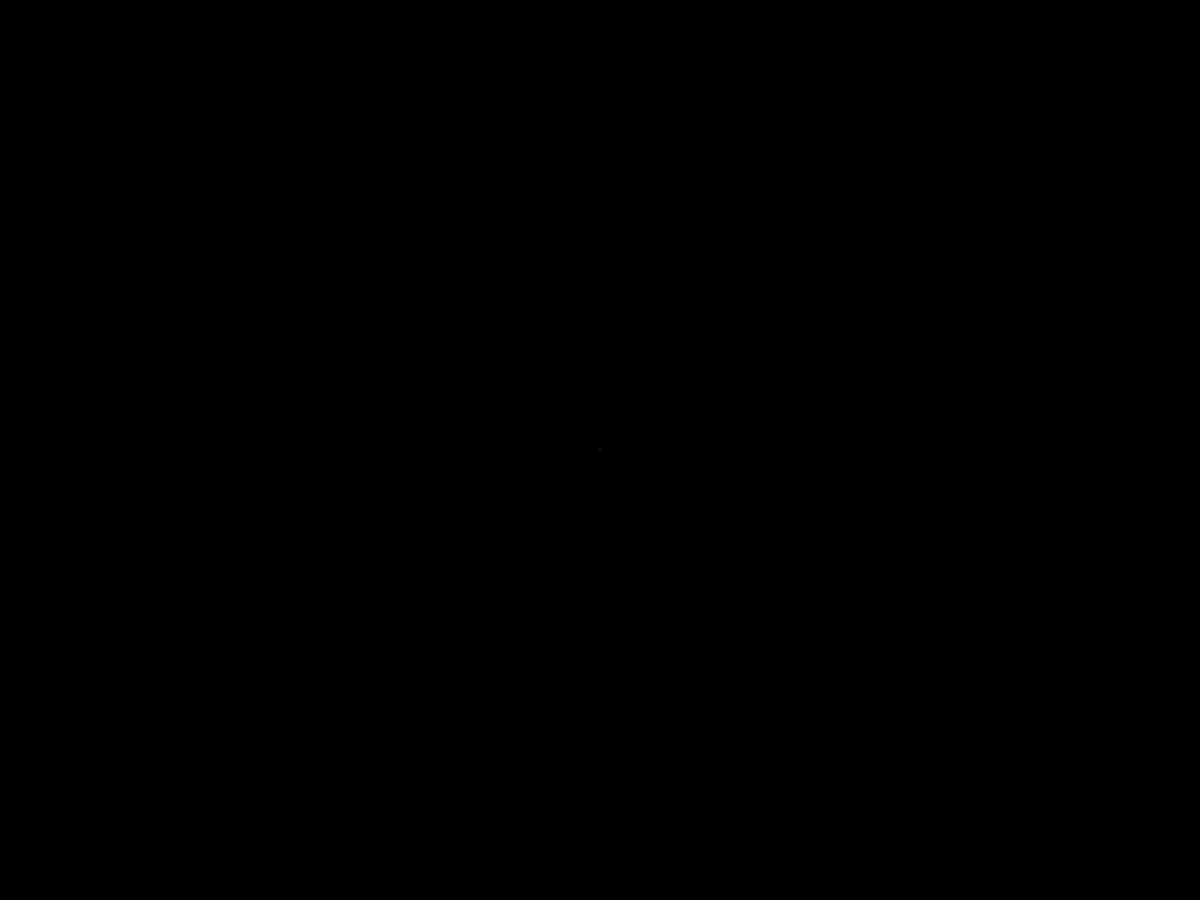
Frame 1 (no input)
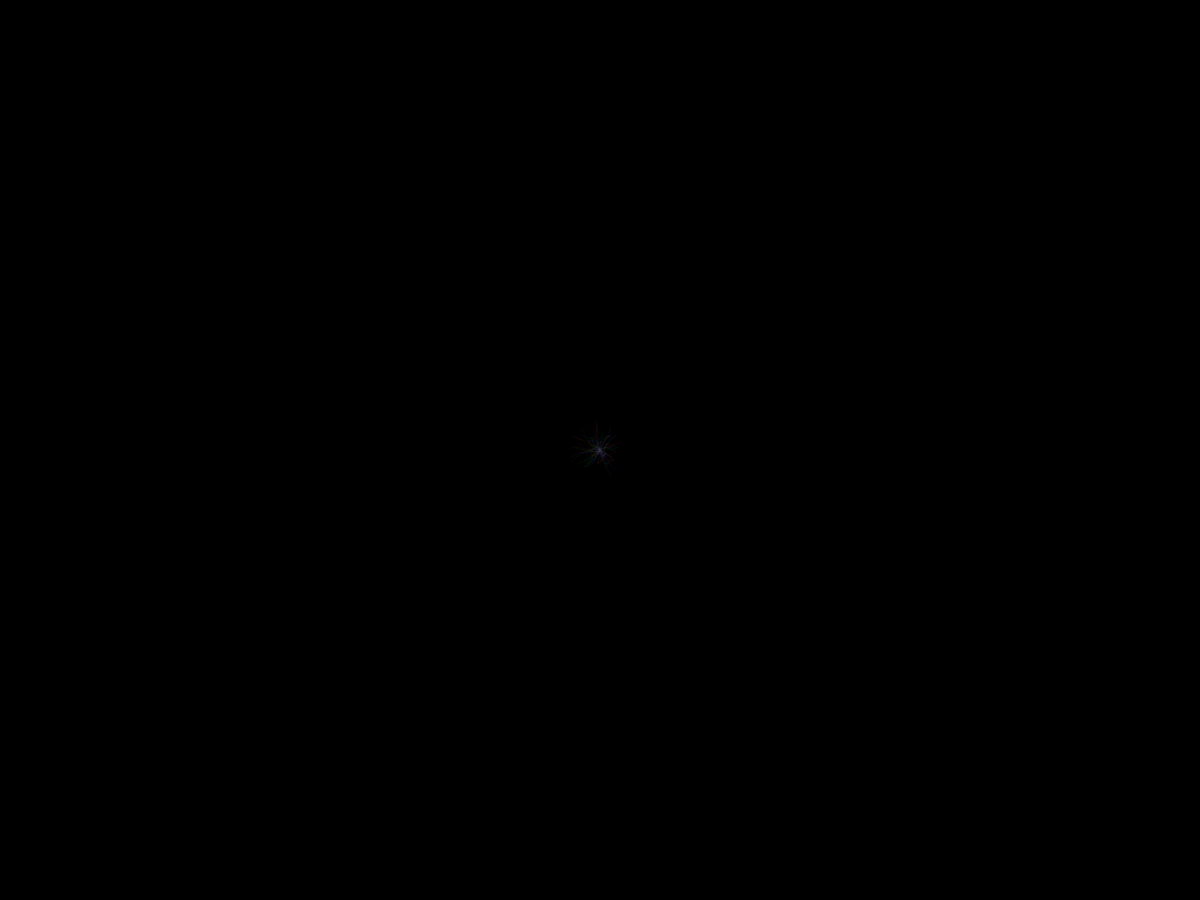
Frame 60 (the mouse pressed at the canvas centre just before this capture)
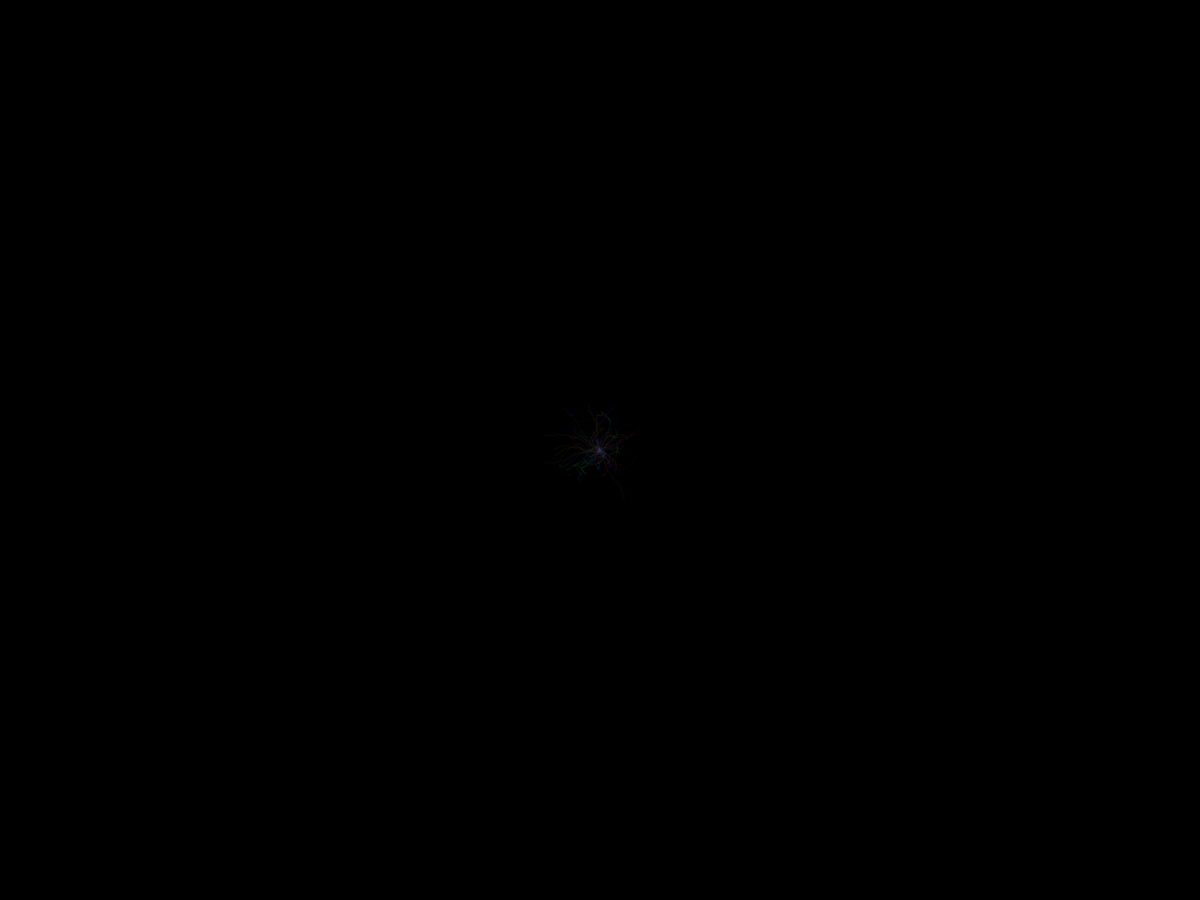
Frame 120 (the mouse held since frame 60 and released just before this capture)

The Processing sketch that drew these frames (run headless with seeded random() and noise(); from frame 60 on, the mouse is pressed at the canvas centre):

// Processing sketch: funky_fungus
// ── funky_fungus.pde
int moverCount = 100;
Mover[] movers = new Mover[moverCount];

void setup() {
  fullScreen();
  background(0);
  stroke(255);
  colorMode(HSB);
  
  for (int i = 0; i < moverCount; i++) {
    movers[i] = new Mover();
  }
}

public class Mover {
  public float x = 0;
  public float y = 0;
  public float x_seed = random(1000);
  public float y_seed = random(1000);
  public color colour = color(floor(random(256)), 255, 128, 10);
  public int stroke_width = 1;
  
  void move() {
    strokeWeight(stroke_width);
    stroke(colour);
    
    float new_x = (noise(x_seed) - 0.49)* 2 + x;
    float new_y = (noise(y_seed) - 0.49)* 2 + y;
    
    line(x, y, new_x, new_y);
    
    x = new_x;
    y = new_y;
    
    x_seed += 0.01;
    y_seed += 0.01;
    
    if (random(1) > 0.999)
    {
      stroke_width += 1;
    }
  }
}

void draw() {
  translate(width/2, height/2);
  
  for (int i = 0; i < moverCount; i++) {
    movers[i].move();
  }
}
